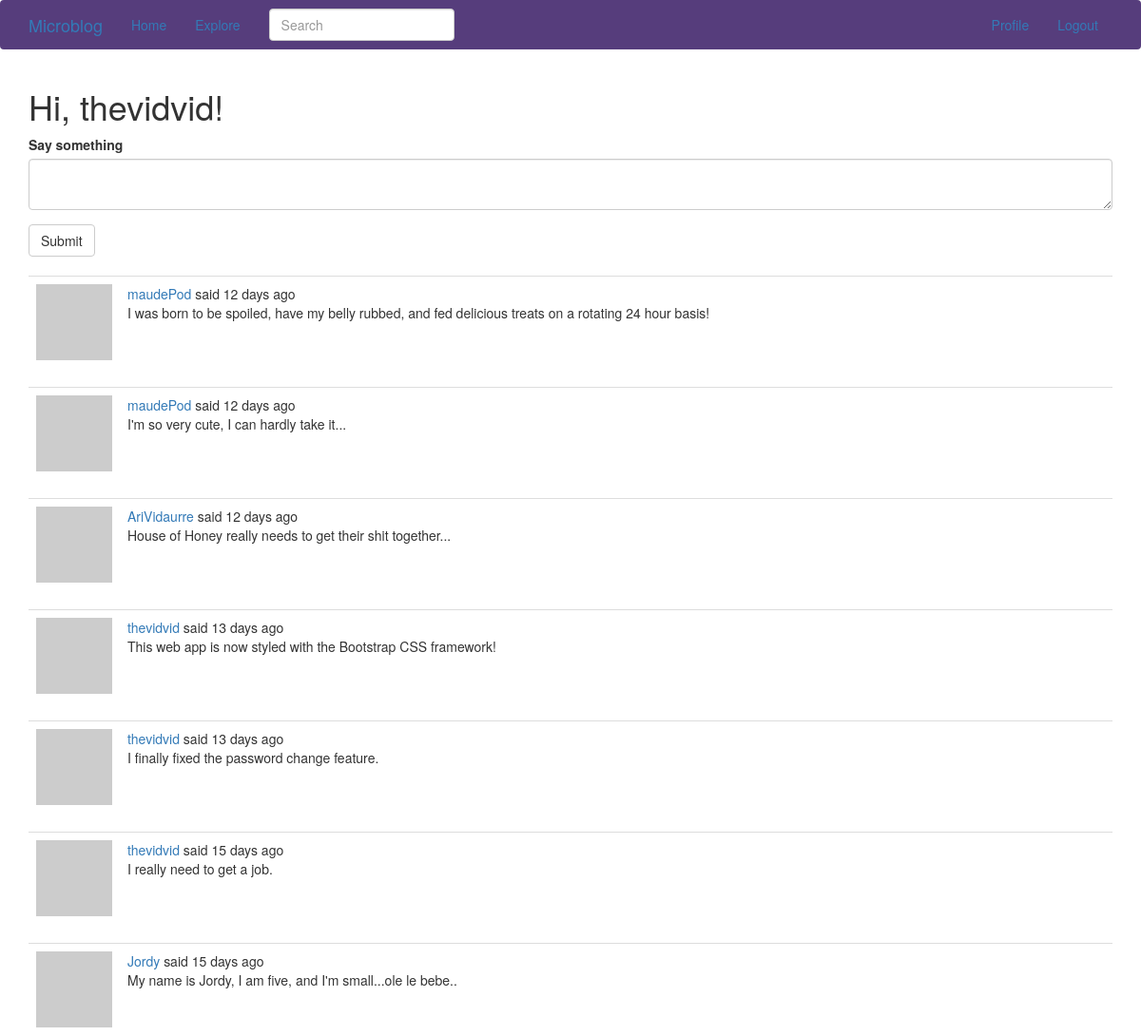
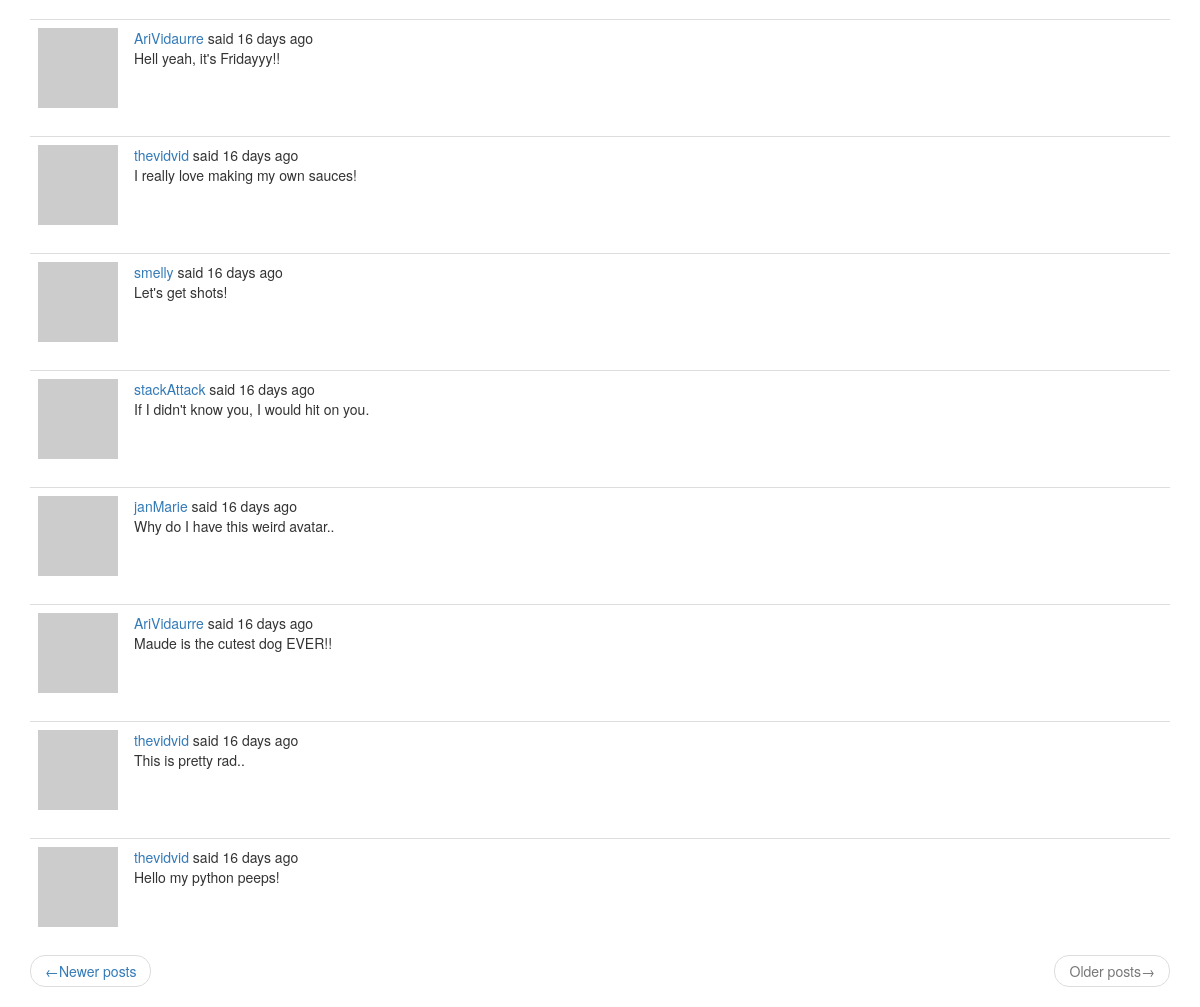
The app's page /index?page=2 (signed in) with its own data (2 pictures, top to bottom).
### app/models.py (models this page shows, shortened)
class User(UserMixin, db.Model):
    id = db.Column(db.Integer, primary_key=True)
    username = db.Column(db.String(64), index=True, unique=True)
    email = db.Column(db.String(120), index=True, unique=True)
    password_hash = db.Column(db.String(128))
    posts = db.relationship('Post', backref='author', lazy='dynamic')
    about_me = db.Column(db.String(140))
    last_seen = db.Column(db.DateTime, default=datetime.utcnow)
    followed = db.relationship(
        'User', secondary=followers,
        primaryjoin=(followers.c.follower_id == id),
        secondaryjoin=(followers.c.followed_id == id),
        backref=db.backref('followers', lazy='dynamic'), lazy='dynamic')
    def avatar(self, size):
        digest = md5(self.email.lower().encode('utf-8')).hexdigest()
        return 'https://www.gravatar.com/avatar/{}?d=identicon&s={}'.format(
            digest, size)
    def followed_posts(self):
        followed = Post.query.join(
            followers, (followers.c.followed_id == Post.user_id)).filter(
                followers.c.follower_id == self.id)
        own = Post.query.filter_by(user_id=self.id)
        return followed.union(own).order_by(Post.timestamp.desc())

class SearchableMixin(object):
    @classmethod
    def before_commit(cls, session):
        session._changes = {
            'add': list(session.new),
            'update': list(session.dirty),
            'delete': list(session.deleted)
        }
    @classmethod
    def after_commit(cls, session):
        for obj in session._changes['add']:
            if isinstance(obj, SearchableMixin):
                add_to_index(obj.__tablename__, obj)
        for obj in session._changes['update']:
            if isinstance(obj, SearchableMixin):
                add_to_index(obj.__tablename__, obj)
        for obj in session._changes['delete']:
            if isinstance(obj, SearchableMixin):
                remove_from_index(obj.__tablename__, obj)
        session._changes = None

class Post(SearchableMixin, db.Model):
    __searchable__ = ['body']
    id = db.Column(db.Integer, primary_key=True)
    body = db.Column(db.String(140))
    timestamp = db.Column(db.DateTime, index=True, default=datetime.utcnow)
    user_id = db.Column(db.Integer, db.ForeignKey('user.id'))
    language = db.Column(db.String(5))

### app/main/routes.py (the view, shortened to what this page needs)
@bp.route('/', methods=['GET', 'POST'])
@bp.route('/index', methods=['GET', 'POST'])
@login_required
def index():
    form = PostForm()
    page = request.args.get('page', 1, type=int)
    posts = current_user.followed_posts().paginate(
        page, current_app.config['POSTS_PER_PAGE'], False)
    next_url = url_for('main.index', page=posts.next_num) \
        if posts.has_next else None
    prev_url = url_for('main.index', page=posts.prev_num) \
        if posts.has_prev else None
    return render_template('index.html', title=_('Home'), form=form,
                           posts=posts.items, next_url=next_url,
                           prev_url=prev_url)

### app/main/forms.py
class SearchForm(FlaskForm):
    q = StringField(_l('Search'), validators=[DataRequired()])
    def __init__(self, *args, **kwargs):
        if 'formdata' not in kwargs:
            kwargs['formdata'] = request.args
        if 'csrf_enabled' not in kwargs:
            kwargs['csrf_enabled'] = False
        super(SearchForm, self).__init__(*args, **kwargs)

class PostForm(FlaskForm):
    post = TextAreaField(_l('Say something'), validators=[DataRequired()])
    submit = SubmitField(_l('Submit'))

### app/main/routes.py (called while the page is built)
@bp.before_app_request
def before_request():
    if current_user.is_authenticated:
        current_user.last_seen = datetime.utcnow()
        db.session.commit()
        g.search_form = SearchForm()
    g.locale = str(get_locale())

### app/models.py (called while the page is built)
@login.user_loader
def load_user(id):
    return User.query.get(int(id))

### app/templates/index.html
{% extends "base.html" %}
{% import 'bootstrap/wtf.html' as wtf %}
{% block app_content %}
  <h1>{{ _('Hi, %(username)s!', username=current_user.username) }}</h1>
  {% if form %}
    {{ wtf.quick_form(form) }}
    <br>
  {% endif %}
  {% for post in posts %}
    {% include '_post.html' %}
  {% endfor %}
    <nav aria-label="...">
      <ul class="pager">
        <li class="previous{% if not prev_url %} disabled{% endif %}">
          <a href="{{ prev_url or '#' }}">
            <span aria-hidden="true">&larr;</span>{{ _('Newer posts') }}
          </a>
        </li>
        <li class="next{% if not next_url %} disabled{% endif %}">
          <a href="{{ next_url or '#' }}">
            {{ _('Older posts') }}<span aria-hidden="true">&rarr;</span>
          </a>
        </li>
      </ul>
    </nav>
{% endblock %}

### app/templates/_post.html (shortened to what this page needs)
<table class="table table-hover">
  <tr>
    <td width="70px">
        <a href="{{ url_for('main.user', username=post.author.username) }}">
            <img src="{{ post.author.avatar(70) }}" />
        </a>
    </td>
    <td>
      {{ _('%(username)s said %(when)s',
        username=user_link, when=moment(post.timestamp).fromNow()) }}
      <br>
      <span id="post{{ post.id }}">{{ post.body }}</span>
    </td>
  </tr>
</table>

### records on screen
Post: body "I was born to be spoiled, have my belly rubbed, and fed delicious treats on a rotating 24 hour basis!"
Post: body "I'm so very cute, I can hardly take it..."
Post: body "House of Honey really needs to get their shit together..."
Post: body "This web app is now styled with the Bootstrap CSS framework!"
Post: body "I finally fixed the password change feature."
Post: body "I really need to get a job."
Post: body "My name is Jordy, I am five, and I'm small...ole le bebe.."
Post: body "Hell yeah, it's Fridayyy!!"
Post: body "I really love making my own sauces!"
Post: body "Let's get shots!"
Post: body "If I didn't know you, I would hit on you."
Post: body "Why do I have this weird avatar.."
Post: body "Maude is the cutest dog EVER!!"
Post: body "This is pretty rad.."
Post: body "Hello my python peeps!"
